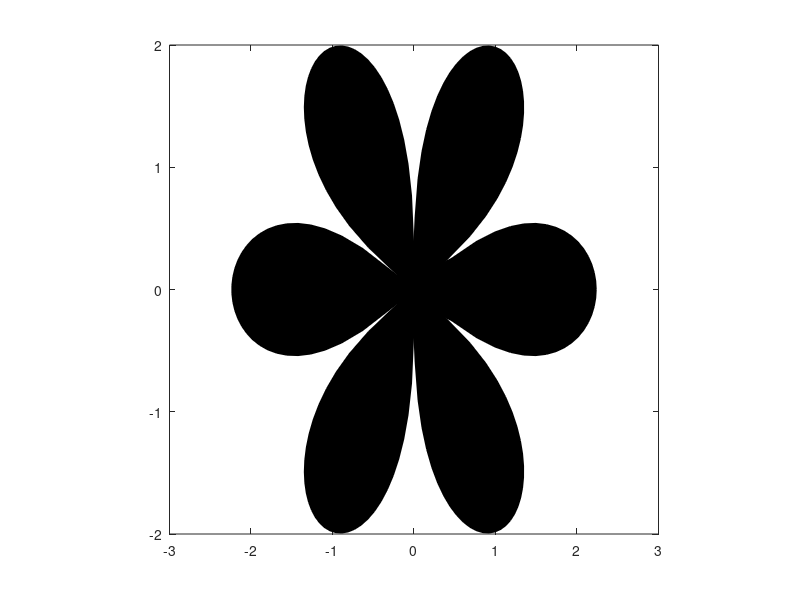
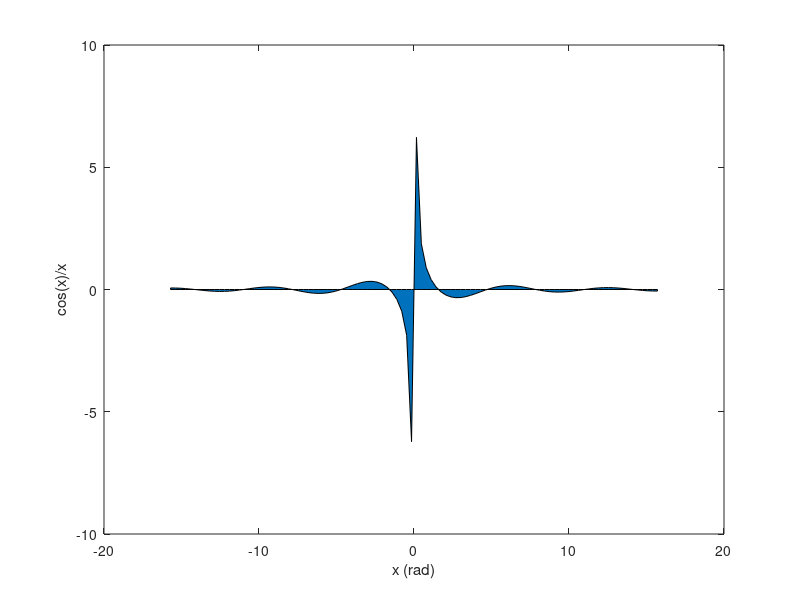
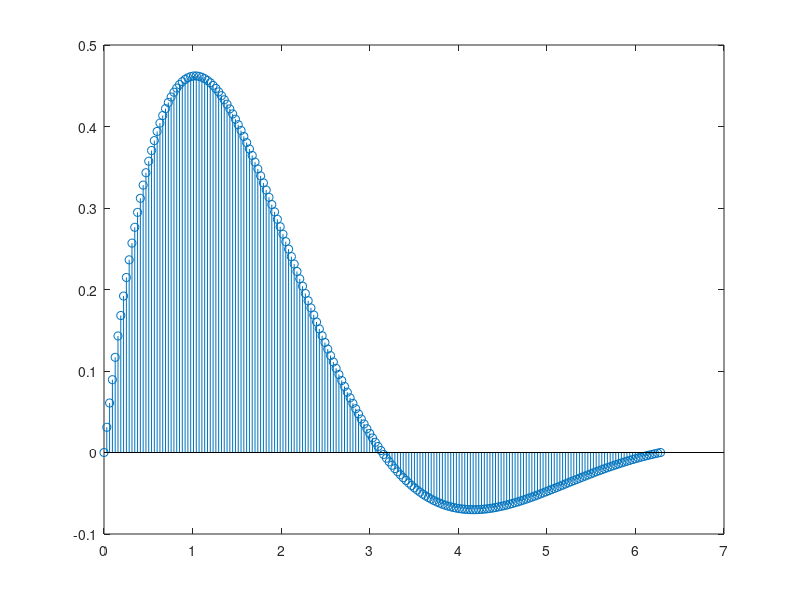
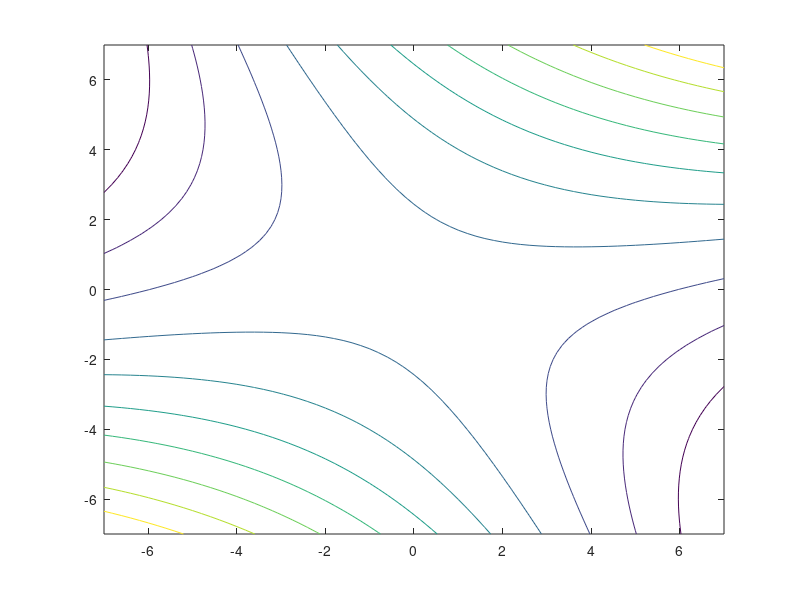

MATLAB code to generate these figures, in order:
clc
clear
close all

%% 2D Plots with fill, area, and stem
% Example 1
t= linspace(0,2*pi,200);
r= sqrt(abs(5*cos(3*t)));
x= r.*cos(t);
y= r.*sin(t);
figure(1); fill(x,y, 'k');
axis('square')

% Example 2
x= linspace(-5*pi,5*pi,100);
y= cos(x)./x;
figure(2); area(x,y);
xlabel('x (rad)'); ylabel('cos(x)/x');

% Example 3
t= linspace(0,2*pi,200);
f= exp(-0.6*t).*sin(t);
figure(3); stem(t,f)

%% 3D Plots 
% Example 4 
r= -7:0.2:7;
[X,Y]= meshgrid(r,r);
Z= -0.333*X.^2 + 2*X.*Y+Y.^2;
figure(4); cs= contour(X,Y,Z);

%% Example 5: Draw the surface plot of the curve described by these equations: 
u=-4:0.25:4;    % using the step size of 0.01 gives a black surface because of the very large data points 
[x,y]= meshgrid(u,u);
z= 2.^(-1.5*sqrt(x.^2+y.^2)).*sin(x).*cos(0.5*y);
figure(5); surf(x,y,z)
xlabel('x');ylabel('y');zlabel('z'); grid on;

%% Example 6
u=-7:0.02:7;
[x,y]= meshgrid(u,u);
z= cos(x).*cos(y).*exp(-sqrt(x.^2+y.^2)/5);
figure(6); plot3(x,y,z)
grid on;

%% Example 7
z=0:0.2:1;
r=sin(5*pi*z)+3;
figure(7); cylinder(r) 

%% Example 8
t = 0:0.02:6*pi;
x= sqrt(t).*sin(3*t);
y= sqrt(t).*cos(3*t);
z= 0.8*t;
figure(8)   % the 3D curve 
plot3(x,y,z)
xlabel('x'); ylabel('y'); zlabel('z');

%% Example 9
u=-4:0.25:4;
[x,y]= meshgrid(u,u);
z= 2.^(-1.5*sqrt(x.^2+y.^2)).*sin(x).*cos(0.5*y);
figure(9); 
subplot(221); mesh(x,y,z)
xlabel('x');ylabel('y');zlabel('z'); title('The mesh plot'); grid on;

subplot(222); meshc(x,y,z)
xlabel('x');ylabel('y');zlabel('z'); title('The combined mesh and contour plot'); grid on; 

subplot(223); surf(x,y,z)
xlabel('x');ylabel('y');zlabel('z'); title('The surface plot'); grid on; 

subplot(224); surfc(x,y,z)
xlabel('x');ylabel('y');zlabel('z'); title('The combined surface and contour plot'); grid on; 

%% Example 10
x= -4:0.25:4;
y= -5:0.25:5;
[X,Y]= meshgrid(x,y);
Z= 2.^(-1.5*sqrt(X.^2+Y.^2)).*sin(X).*cos(0.5*Y);
figure(10); 
subplot(221); mesh(X,Y,Z)
xlabel('x');ylabel('y');zlabel('z'); title('The mesh plot'); grid on;

subplot(222); meshc(X,Y,Z)
xlabel('x');ylabel('y');zlabel('z'); title('The combined mesh and contour plot'); grid on; 

subplot(223); surf(X,Y,Z)
xlabel('x');ylabel('y');zlabel('z'); title('The surface plot'); grid on; 

subplot(224); surfc(X,Y,Z)
xlabel('x');ylabel('y');zlabel('z'); title('The combined surface and contour plot'); grid on; 
